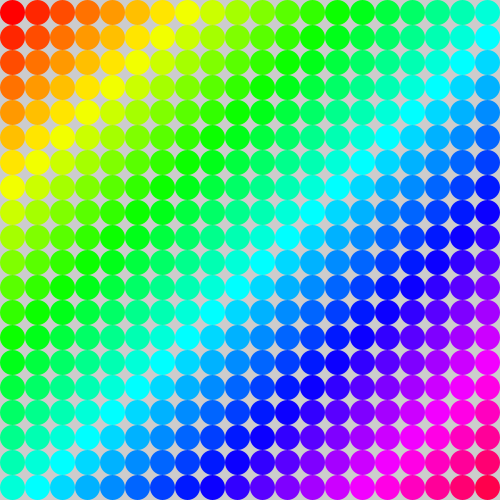
Frame 1 (no input)
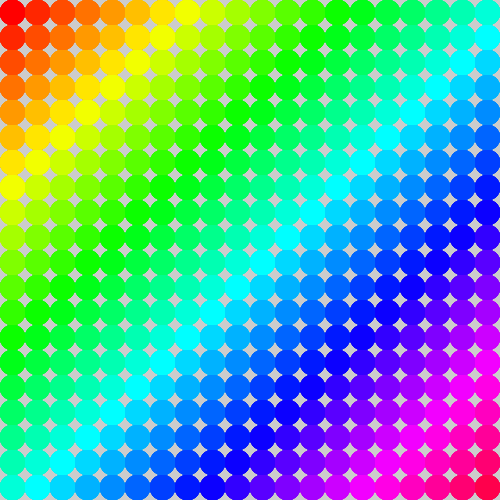
Frame 60 (the mouse pressed at the canvas centre just before this capture)
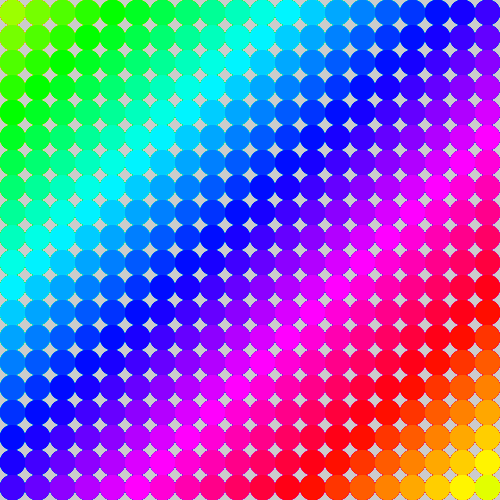
Frame 120 (the mouse held since frame 60 and released just before this capture)

The Processing sketch that drew these frames (run headless with seeded random() and noise(); from frame 60 on, the mouse is pressed at the canvas centre):

// Processing sketch: circleGrid
// ── circleGrid.pde
void setup()
{
  size(500, 500);
  colorMode(HSB);
}

float offset = 0;
float speed = 0;

void draw()
{
  float  numCircles = 20;
  float w = width / (float) numCircles;
  noStroke();
  for (int row = 0 ; row < numCircles ; row ++)
  {
    for (int col= 0 ; col < numCircles ; col ++)
    {
      float x = (w / 2) + col * w;
      float y = (w / 2) + row * w;
      float c = ((row + col) / (numCircles * 2.0f)) * 255;
      c = (c + offset) % 255;
      fill(c, 255, 255);
      ellipse(x, y, w, w);
      speed = mouseX / 100000.0f;
      offset += speed;
      
    }
  }
  
}
